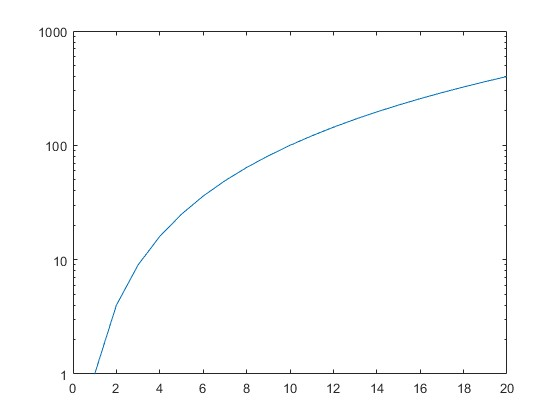
#> input picture testImages/testexp.jpg, 560 x 420 px
$ python ocr.py
#> lines starting #> are read from the running program, lines starting #| are printed output that depends on the picture; after the words box and inside, x2 and y2 are one past the last pixel; in counts of white or black regions, pixels touching at a corner belong together
#> in extractLabels, img is the input picture: shape (420, 560, 3); mean B, G, R 252.6, 252.5, 252.2
### axisANDcorner.py
"""
Program to function to detect the axes of the graph and
remove the plot area from the axes for doing OCR.

@author: Pratham Gupta
"""

import cv2
import numpy as np

def detectAxesAndLengthScales(load):
    loadcopy = load

    down_width = 720
    down_height = int(loadcopy.shape[0]/loadcopy.shape[1]*720)
#> down_height = 540
    down_points = (down_width, down_height)
#> down_points = (720, 540)
    image = cv2.resize(load, down_points, interpolation= cv2.INTER_LINEAR)
    imagecopy = cv2.resize(loadcopy, down_points, interpolation= cv2.INTER_LINEAR)

    gray = cv2.cvtColor(image,cv2.COLOR_BGR2GRAY)
    dst = cv2.Canny(gray,400,500)
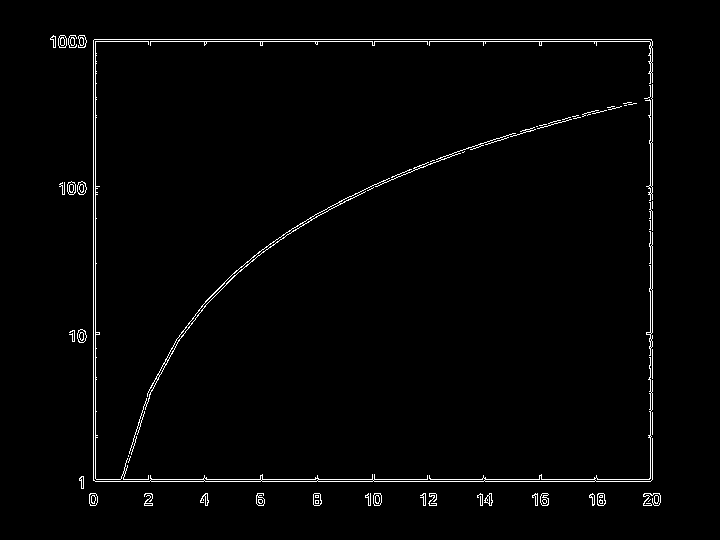
#> dst: shape (540, 720); 1.7% white in thin lines or dots, all inside (x1, y1, x2, y2) = (50, 35, 661, 506)

    # Threshold for an optimal value, it may vary depending on the image.
    image[dst>0.012*dst.max()]=[255,255,255]
#> image: shape (540, 720, 3); mean B, G, R 253.3, 253.3, 253.1

    offset = cv2.cvtColor(image-imagecopy, cv2.COLOR_BGR2GRAY)
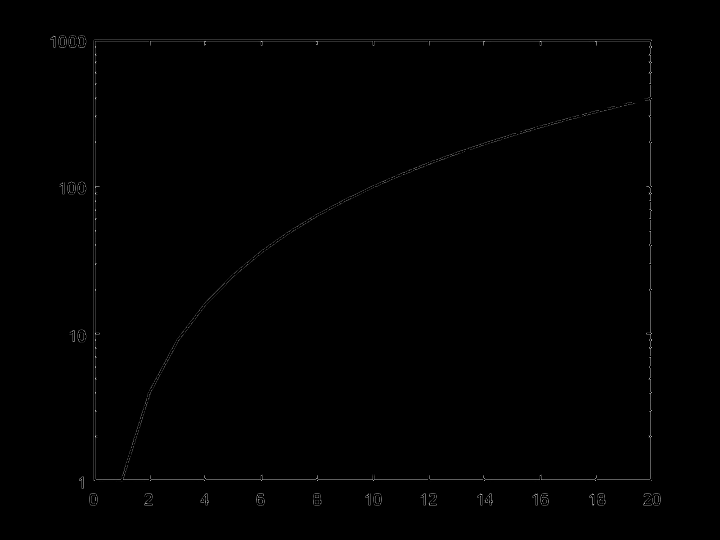
#> offset: shape (540, 720); min 0, max 215, mean 0.9

    column_sum=[]
    for i in range(down_width):
        column_index = i
        column_sum.append(np.sum(offset[:, column_index]))
        i+=1
#> after the loop, column_sum = 720 values, max 40314 at index 650, min 0 at index 0, mean 492.8
    lvline_index =column_sum.index(max(column_sum))
#> lvline_index = 650

    loopline2_index=lvline_index
#> loopline2_index = 650
    while abs(loopline2_index-lvline_index)<10:
        column_sum.pop(loopline2_index)
        loopline2_index = column_sum.index(max(column_sum))
        columntestline_index = loopline2_index
#> this loop made 1 pass
#> (loopline2_index, columntestline_index) on pass 1: (95, 95)
#> after the loop, column_sum = 719 values, max 27768 at index 95, min 0 at index 0, mean 437.4

    if columntestline_index < lvline_index:
        vline_index = columntestline_index
#> vline_index = 95
    else:
        vline_index=columntestline_index+1

    row_sum=[]
    for i in range(down_height):
        row_index = i
        row_sum.append(np.sum(offset[row_index,:]))
        i+=1
#> after the loop, row_sum = 540 values, max 52725 at index 479, min 0 at index 0, mean 657

    bhline_index =row_sum.index(max(row_sum))
#> bhline_index = 479

    loopline_index=bhline_index
#> loopline_index = 479
    while abs(loopline_index-bhline_index)<10:
        row_sum.pop(loopline_index)
        loopline_index = row_sum.index(max(row_sum))
        rowtestline_index = loopline_index
#> this loop made 1 pass
#> (loopline_index, rowtestline_index) on pass 1: (41, 41)
#> after the loop, row_sum = 539 values, max 29118 at index 41, min 0 at index 0, mean 560.4

    if rowtestline_index < bhline_index:
        hline_index = rowtestline_index
#> hline_index = 41
    else:
        hline_index=rowtestline_index+1

    a = lvline_index
#> a = 650
    b = hline_index  # nz[:,0,1].min()
#> b = 41
    c = vline_index #nz[:,0,0].max()
#> c = 95
    d = bhline_index
#> d = 479

    if b>d:
        switch = b
        b = d
        d = switch

    if c>a:
        switch = c
        c = a
        a = switch

    offset[b,c:a] =128
    offset[b:d,a] =128
#> offset: shape (540, 720); min 0, max 215, mean 1.1
    offset[b:d,c] =128
    offset[d,c:a] =128
#> offset: shape (540, 720); min 0, max 198, mean 1.2

    imagecopy[b,c:a] =(0,255,0)
    imagecopy[d,c:a] =(0,255,0)
    imagecopy[b:d,a] =(0,255,0)
    imagecopy[b:d,c] =(0,255,0)

    graph = imagecopy[b-3:d+3,c-3:a+3]
    nongraph = imagecopy
    nongraph[b-3:d-3,c+6:a+6] = 255
#> nongraph: shape (540, 720, 3); mean B, G, R 253.2, 253.9, 253.2

    #The code upto here detects and makes a bounding box around the main graph area,
    #returns back the indices of the lines (the x and y axis coordinates), and returns back the graph and nongraph area
    graphcopy = graph


    graygraph= cv2.cvtColor(graph, cv2.COLOR_BGR2GRAY)
    graygraphcopy = cv2.cvtColor(graphcopy,cv2.COLOR_BGR2GRAY)
    graygraph = np.float32(graygraph)

    dst = cv2.cornerHarris(graygraph,2,3,0.05)
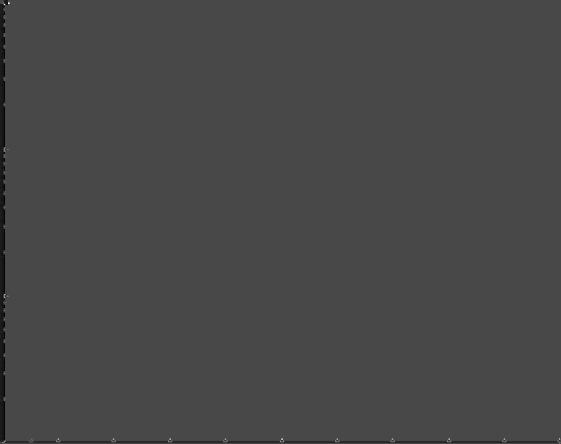
#> dst: shape (444, 561) float32; min -44771860, max 112022432, mean -321086.3; drawn with min black and max white
    # Look into Shi-Tomasi corner detection
    # Threshold for an optimal value, it may vary depending on the image.
    graygraph[dst>0.06*dst.max()]=255
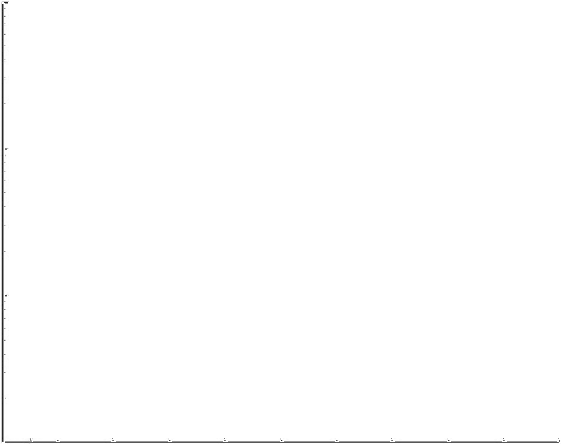
#> graygraph: shape (444, 561) float32; min 26, max 255, mean 253.7

    corneronly = graygraph-graygraphcopy
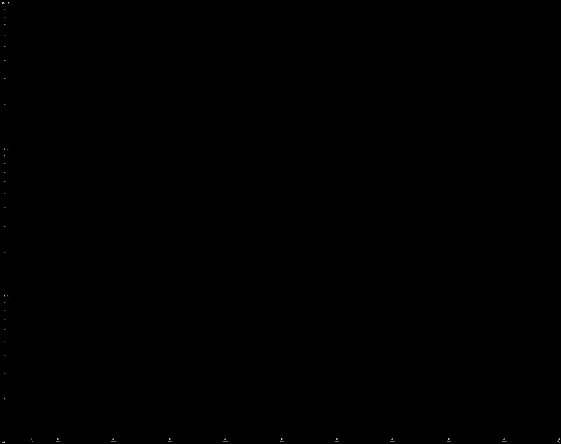
#> corneronly: shape (444, 561) float32; min 0, max 218, mean 0.1

    corneronly[:-9,9:]=0

    (var1,var2) = np.shape(corneronly)
#> var1 = 444; var2 = 561
    indexhighlow= []
    indexlowhigh= []
    for i in range(var2-1):
     for j in range(var1-1):
        if corneronly[j,i] > 128:
            if corneronly[j+1,i] < 128:
                indexhighlow.append((j,i))
        elif corneronly[j,i] < 128:
            if corneronly[j+1,i] > 128:
                indexlowhigh.append((j+1,i))

    second_element_count = {}

    for tup in indexlowhigh:
     second_element = tup[1]
     if second_element in second_element_count:
        second_element_count[second_element] += 1
     else:
        second_element_count[second_element] = 1

    max_occurrence = max(second_element_count.values())
#> max_occurrence = 8
    max_occurrence_elements = [k for k, v in second_element_count.items() if v == max_occurrence]
#> max_occurrence_elements = [4]
    maximum = max_occurrence_elements[0]
#> maximum = 4
    filtered_array = [tup for tup in indexlowhigh if tup[1] == maximum]


    differences = []
    for i in range(1, len(filtered_array)):
     difference = filtered_array[i][0] - filtered_array[i - 1][0]
     differences.append(difference)
#> after the loop, differences = [36, 18, 71, 6, 140, 103, 44]

    def positive(arr):
        return[x for x in arr if x>5]
    differences=positive(differences)

    lengthscaley = np.ceil(np.mean(differences))
#> lengthscaley = 60

    for i in range(var2-1):
        for j in range(var1-1):
            if corneronly[j,i] > 128:
                if corneronly[j,i+1] < 128:
                    indexhighlow.append((j,i))
            elif corneronly[j,i] < 128:
                if corneronly[j,i+1] > 128:
                    indexlowhigh.append((j,i+1))

    first_element_count = {}

    for tup in indexlowhigh:
        first_element = tup[0]
        if first_element in first_element_count:
            first_element_count[first_element] += 1
        else:
            first_element_count[first_element] = 1

    max_occurrence = max(first_element_count.values())
    max_occurrence_elements = [k for k, v in first_element_count.items() if v == max_occurrence]
    maximum = max_occurrence_elements[0]
    filtered_array = [tup for tup in indexlowhigh if tup[0] == maximum]


    differences = []
    for i in range(1, len(filtered_array)):
        difference = filtered_array[i][1] - filtered_array[i - 1][1]
        differences.append(difference)


    differences=positive(differences)
    lengthscalex = np.ceil(np.mean(differences))
#> lengthscalex = 72

    return(graph,nongraph,b,d,c,a,lengthscaley,lengthscalex)
    #lengthscalex and lengthscaley are the calculated mean differences on the axes, a measure for the distance between two points

### ocr.py
import cv2
import numpy as np
import statistics as st
import pytesseract
from pytesseract import Output
from axisANDcorner import detectAxesAndLengthScales as le
import warnings

#ignores warnings
warnings.filterwarnings('ignore')

def enhance(img):
    img = cv2.resize(img,(0,0),fx=3,fy=3)
    gimg=cv2.cvtColor(img, cv2.COLOR_BGR2GRAY)
    bimg = cv2.threshold(gimg, 0, 255, cv2.THRESH_BINARY+cv2.THRESH_OTSU)[1]
    cv2.imshow("Axis", bimg)
    cv2.waitKey()
    return bimg

# [45 lines left out: functions is_number, linORlog, not called in this run]

def extractLabels(imgfile):
    img = cv2.imread(imgfile)
    [graph, nongraph, b, d, c, a, lengthscaley, lengthscalex] = le(img)
#> b = 41; d = 479; c = 95; a = 650; lengthscaley = 60; lengthscalex = 72
    nongraph[b-5:d+5,c-5:a+5] = 255
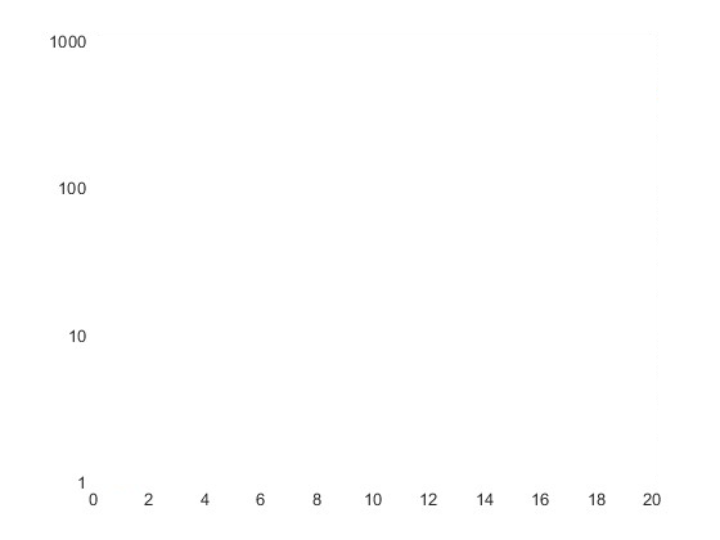
#> nongraph: shape (540, 720, 3); mean B, G, R 254.5, 254.5, 254.5
    cv2.imwrite('nongraph.jpg', nongraph)
    #running OCR on vertical axis
    ngv = np.copy(nongraph[:,:c-3])
    ngv = enhance(ngv)
#> in enhance, `bimg = cv2.threshold(gimg, 0, 255, cv2.THRESH_BINARY+cv2.THRESH_OTSU)[1]`:
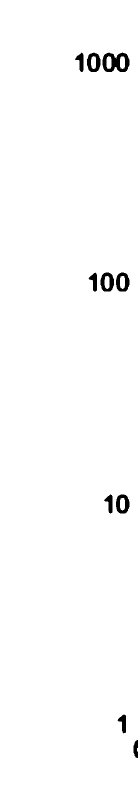
#> bimg: shape (1620, 276) (shown at 1/2 size); 98.8% white; 10 black regions, largest, box (x1, y1, x2, y2) and area: (205, 105, 259, 144) 1265, (174, 105, 201, 144) 632, (232, 989, 259, 1027) 628
    cv2.imwrite('ngv.jpg', ngv)
    dic = pytesseract.image_to_data(ngv, config='--psm 4',output_type=Output.DICT)
    n_boxes = len(dic['level'])
    resv = []
    for i in range(n_boxes):
        if is_number(dic['text'][i]):
            resv.append(float(dic['text'][i]))
    #running OCR on horizontal axis
    ngh = np.copy(nongraph[d+5:,:])
    ngh = enhance(ngh)
    cv2.imwrite('ngh.jpg', ngh)
    dic = pytesseract.image_to_data(ngh, config='--psm 4', output_type=Output.DICT)
    n_boxes = len(dic['level'])
    resh = []
    for i in range(n_boxes):
        if is_number(dic['text'][i]):
            resh.append(float(dic['text'][i]))

    resv = np.flip(resv)
    print(resh,resv)
    [dx,dy,typex,typey]=linORlog(resh, resv)
    print([dx,dy,typex,typey])


extractLabels("testImages/testexp.jpg")
#> (the call stopped at in extractLabels, `dic = pytesseract.image_to_data(ngv, config='--psm 4',output_type=Outp..`: pytesseract is not available in this run)

$ run again, with testImages/test4.jpg copied over testImages/testexp.jpg
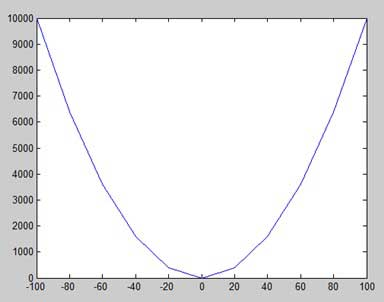
#> input picture testImages/test4.jpg, 384 x 302 px
#> in extractLabels, img is the input picture: shape (302, 384, 3); mean B, G, R 237.1, 236.7, 236.8
#> after the loop in detectAxesAndLengthScales, `for i in range(down_width):`: column_sum = 720 values, max 45818 at index 67, min 0 at index 0, mean 692.1
#> lvline_index = 67
#> the loop in detectAxesAndLengthScales, `while abs(loopline2_index-lvline_index)<10:` made 1 pass
#> (loopline2_index, columntestline_index) on pass 1: (685, 685)
#> after the loop in detectAxesAndLengthScales, `while abs(loopline2_index-lvline_index)<10:`: column_sum = 719 values, max 32581 at index 685, min 0 at index 0, mean 629.4
#> vline_index = 686
#> after the loop in detectAxesAndLengthScales, `for i in range(down_height):`: row_sum = 566 values, max 67103 at index 35, min 0 at index 0, mean 880.4
#> bhline_index = 35
#> the loop in detectAxesAndLengthScales, `while abs(loopline_index-bhline_index)<10:` made 2 passes
#> (loopline_index, rowtestline_index) on passes 1 to 2: (33, 33), (518, 518)
#> after the loop in detectAxesAndLengthScales, `while abs(loopline_index-bhline_index)<10:`: row_sum = 564 values, max 41313 at index 518, min 0 at index 0, mean 646.5
#> hline_index = 519
#> in detectAxesAndLengthScales, `a = lvline_index`: a = 67
#> in detectAxesAndLengthScales, `b = hline_index`: b = 519
#> in detectAxesAndLengthScales, `c = vline_index`: c = 686
#> in detectAxesAndLengthScales, `d = bhline_index`: d = 35
#> in detectAxesAndLengthScales, `switch = b`: switch = 519
#> in detectAxesAndLengthScales, `b = d`: b = 35
#> in detectAxesAndLengthScales, `d = switch`: d = 519
#> in detectAxesAndLengthScales, `switch = c`: switch = 686
#> in detectAxesAndLengthScales, `c = a`: c = 67
#> in detectAxesAndLengthScales, `a = switch`: a = 686
#> in detectAxesAndLengthScales, `graygraph[dst>0.06*dst.max()]=255`:
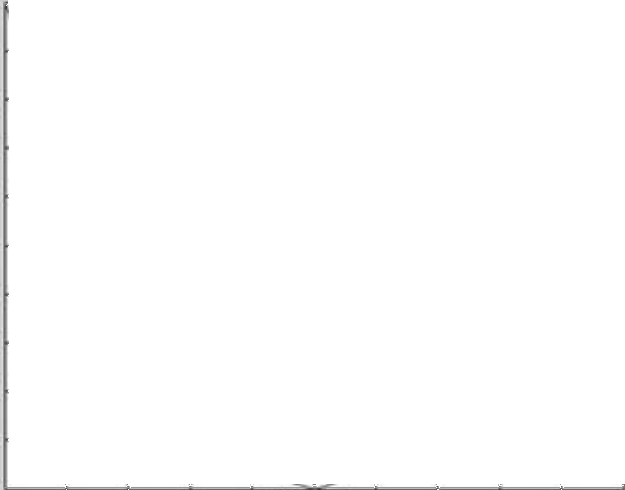
#> graygraph: shape (490, 625) float32; min 48, max 255, mean 253.2
#> in detectAxesAndLengthScales, `lengthscaley = np.ceil(np.mean(differences))`: lengthscaley = 110
#> in detectAxesAndLengthScales, `lengthscalex = np.ceil(np.mean(differences))`: lengthscalex = 71
#> in extractLabels, `[graph, nongraph, b, d, c, a, lengthscaley, lengthscalex] = le(img)`: b = 35; d = 519; c = 67; a = 686; lengthscaley = 110; lengthscalex = 71
#> img: shape (1698, 192, 3)
#> in enhance, `bimg = cv2.threshold(gimg, 0, 255, cv2.THRESH_BINARY+cv2.THRESH_OTSU)[1]`:
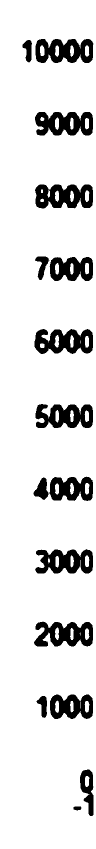
#> bimg: shape (1698, 192) (shown at 1/2 size); 87.6% white; 16 black regions, largest, box (x1, y1, x2, y2) and area: (70, 369, 186, 417) 4060, (69, 658, 186, 708) 4006, (71, 78, 187, 126) 3979
